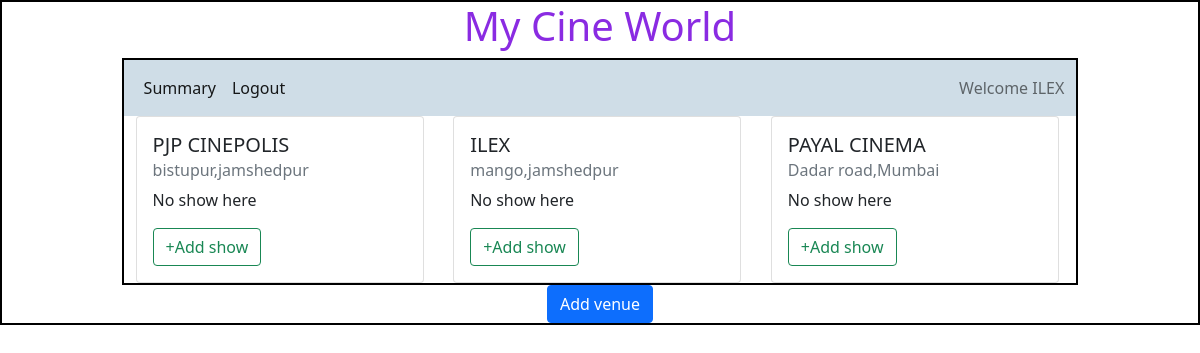
Screenshot of /admin/ILEX with the database file from the repository.
### backend/models.py (models this page shows)
class Theatre(db.Model):
    __tablename__="theatre"
    id=db.Column(db.Integer,primary_key=True)
    name=db.Column(db.String,nullable=False)
    location=db.Column(db.String,nullable=False)
    pin_code=db.Column(db.Integer,nullable=False)
    capacity=db.Column(db.Integer,nullable=False)
    show=db.relationship("Show",cascade="all,delete",backref="theatre",lazy=True) #theater can acess all of his show

### backend/controller.py (the view)
@app.route("/admin/<name>")
def admin_dashboard(name):
    theatres =get_theatres()
    return render_template("admin_dashboard.html",name=name,theatres=theatres)

### backend/controller.py (called while the page is built)
def get_theatres():
    theatres=Theatre.query.all()
    return theatres

### templates/admin_dashboard.html (shortened to what this page needs)
<!DOCTYPE html>
<html lang="en">
<head>
    <link rel="stylesheet" href="/static/styles/style.css">
    <link href="https://cdn.jsdelivr.net/npm/bootstrap@5.0.2/dist/css/bootstrap.min.css" rel="stylesheet">
</head>
<body>
    <div id="container">
      <h1 id="heading">My Cine World</h1>
        <div id="panel">
          <nav class="navbar navbar-expand-lg navbar-light" style="background-color: #cfdde7;" >
            <div class="container-fluid">
              <div  class="collapse navbar-collapse" id="navbarText">
                <ul class="navbar-nav me-auto mb-2 mb-lg-0">
                  <li class="nav-item">
                    <a class="nav-link active" aria-current="page" href="#">Summary</a>
                  </li>
                  <li class="nav-item">
                    <a class="nav-link active" href="/login">Logout</a>
                  </li>
                </ul>
                <span class="navbar-text">
                  Welcome {{name}}
                </span>
              </div>
            </div>
          </nav>
     <div class="container">
      {%if theatres%}
      <div class="row">
        {%for theatre in theatres%}
        <div class="col">
          <div class="card" style="width: 18rem;">
              <div class="card-body">
                <h5 class="card-title">{{theatre.name}}</h5>
                <h6 class="card-subtitle mb-2 text-muted">{{theatre.location}}</h6>
                {%if theatre.shows%}
                <table>
                  <tr>
                    <th>ID</th>
                    <th>Name</th>
                    <th>Date/time</th>
                  </tr>
                  {%for show in theatre.shows%}
                  <tr>
                    <td>{{show.id}}</td>
                    <td>{{show.name}}</td>
                    <td>{{show.date_time}}</td>
                  </tr>
                  {%endfor%}
                </table>
                {%else%}
                <p>No show here</p>
                {%endif%}
                <button type="button" class="btn btn-outline-success">+Add show</button>
              </div>
            </div>
        </div>
        {%endfor%}
      </div>
      {%else%}
      <h3>No Venue available</h3>
      {%endif%}
    </div>
        </div>
        <div class="d-flex justify-content-md-center">
          <a href="/venue/{{name}}" type="button"  class="btn btn-primary  d-flex justify-content-center">Add venue</a>
        </div>
    </div>
</body>
</html>

### static/styles/style.css (style rules this page uses)
* { margin: 0px; }
#container,#panel { border: 2px solid black; }
#panel { width: 80%; height: auto; margin: auto; }
#heading { color: blueviolet; text-align: center; }

### rows the page displays
Theatre: name "ILEX", location "mango,jamshedpur"
Theatre: name "PJP CINEPOLIS", location "bistupur,jamshedpur"
Theatre: name "PAYAL CINEMA", location "Dadar road,Mumbai"
